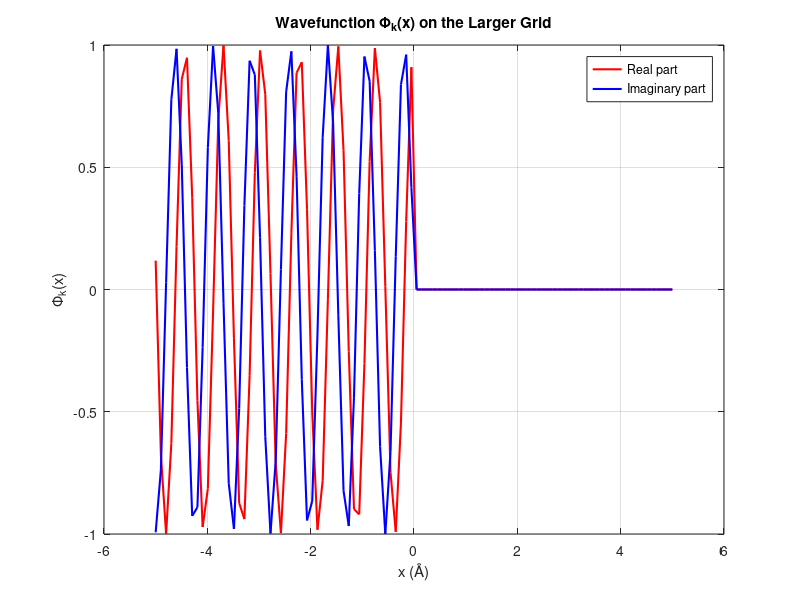

Source code (MATLAB): (Note: this script raises an error after producing the figure.)
% Step 1: Define appropriate units
recipunit = 1e10;   % 1 / m to Å^-1 conversion factor
hbar = 1.055e-34;   % Reduced Planck's constant in J.s
m_e = 9.11e-31;     % Mass of an electron in kg
ekinscale = hbar^2 / (2 * m_e); % Scale factor to convert k^2 to energy in Joules
E0 = 1.6e-19;      % Energy of electron (J)

% Calculate the wave vector k
k = sqrt((2 * m_e * E0) / (hbar^2));

% Convert ekinscale to eV (1 eV = 1.60218e-19 J)
ekinscale = ekinscale / 1.60218e-19; % Scale factor in eV

% Step 2: Define grid of points and energy bounds

% Define the limits of the barrier
x_min = 0;  % Minimum x' (Å)
x_max = 5;  % Maximum x' (Å)
dx = 0.1;   % Grid spacing (Å)

% Create a grid of points inside the barrier
x_grid = x_min:dx:x_max;  % Grid points

% Define energy bounds
E_a = 0;    % Lower bound of energy (eV)
E_b = 3;    % Upper bound of energy (eV)

% Display the grid and energy bounds
disp('Grid points:');
disp(x_grid);
disp(['Energy bounds: Ea = ', num2str(E_a), ' eV, Eb = ', num2str(E_b), ' eV']);



% Step 3: Define the spatial part of the incident plane wave

% Define the amplitude (arbitrarily chosen, can be 1 for simplicity)
A = 1;  

% Calculate the wave function for the incident plane wave
Phi_0_k = A * exp(1i * k * x_grid);  % Using complex exponential

% Display results
fprintf('Wave vector k: %.4e 1/Angstrom\n', k);
fprintf('Incident plane wave function (first 5 points):\n');
disp(Phi_0_k(1:5));

% Step 4: Define the perturbation by setting U0 and computing V(x)

% Define the height of the potential barrier (in eV)
U0 = 2;  % Height of the barrier

% Initialize the potential array V(x)
V = zeros(size(x_grid));  % Start with V(x) = 0 everywhere

% Set the potential inside the barrier
V(x_grid >= x_min & x_grid <= x_max) = U0; 

% Display results
fprintf('Potential V(x) (first 10 points):\n');
disp(V(1:10));  % Display the first 10 points of V(x)

% Step 5: Define the Green's function for all pairs of points inside the perturbation

% Initialize the Green's function matrix
G = zeros(length(x_grid), length(x_grid));

% Define the wave number for free space (outside the barrier)
k_free = sqrt(2 * m_e * E0 / hbar^2);  % Wave number for E0

% Define the wave number inside the barrier (complex if E < U0)
k_inside = sqrt(2 * m_e * (E0 - U0) / hbar^2);  % Wave number for E < U0

% Loop through all combinations of x and x' to compute G(x, x')
for i = 1:length(x_grid)
    for j = 1:length(x_grid)
        if x_grid(i) < x_min || x_grid(i) > x_max  % Outside the barrier
            % Green's function in free space
            G(i,j) = (1/(2*k_free)) * exp(1i*k_free*abs(x_grid(i)-x_grid(j)));
        elseif x_grid(i) >= x_min && x_grid(i) <= x_max  % Inside the barrier
            % Green's function in the barrier
            G(i,j) = (1/(2*k_inside)) * exp(1i*k_inside*abs(x_grid(i)-x_grid(j)));
        end
    end
end

% Display results
fprintf('Greens function G(x, x_prime) (first 10x10 block):\n');
disp(G(1:10, 1:10));  % Display the first 10x10 block of G(x, x')

% Step 6: Build the scattering matrix

% Define the number of points in the grid
n_points = length(x_grid); % Number of grid points

% Initialize the scattering matrix S with zeros
S = zeros(n_points); 

% Loop through all combinations of grid points to populate the scattering matrix
for i = 1:n_points
    for j = 1:n_points
        % Compute the scattering matrix using the Green's function
        % This is a simplistic representation; the actual relation may vary
        S(i, j) = G(i, j) * exp(-1i * k * abs(x_grid(i) - x_grid(j))); 
    end
end

% Display the scattering matrix
fprintf('Scattering matrix S (first 10x10 block):\n');
disp(S(1:10, 1:10));  % Display the first 10x10 block of the scattering matrix

% Step 7: Solve for the scattering eigenstate wavefunction Φ_k(x_i)

% Initialize the eigenstate wavefunction array
Phi_k = zeros(size(x_grid)); 

% Calculate the eigenstate wavefunction using the scattering matrix
for i = 1:n_points
    Phi_k(i) = sum(S(i, :) .* Phi_0_k); % Sum over all states with incident wavefunction
end

% Display results
fprintf('Scattering eigenstate wavefunction (first 10 points):\n');
disp(Phi_k(1:10));  % Display the first 10 points of the eigenstate wavefunction

% Step 8: Define a larger grid of points and compute the wavefunction

% Define a larger grid for x spanning from -x_max to x_max (including space outside the barrier)
x_large_grid = linspace(-x_max, x_max, 100);  % 100 points from -x_max to x_max

% Initialize the wavefunction array for the larger grid
Phi_k_large = zeros(size(x_large_grid));

% Compute the wavefunction at all points in the larger grid
for i = 1:length(x_large_grid)
    if x_large_grid(i) >= x_min && x_large_grid(i) <= x_max
        % Find the closest point in the original grid to use the scattering matrix S
        [~, idx] = min(abs(x_large_grid(i) - x_grid));  % Get the index of the closest point in x_grid
        Phi_k_large(i) = sum(S(idx, :) .* Phi_0_k);  % Use the closest point in the original grid
    else
        % Outside the barrier (free space)
        Phi_k_large(i) = exp(1i * k * x_large_grid(i));  % Free space wavefunction
    end
end

% Display the wavefunction on the larger grid (first 10 points)
fprintf('Wavefunction on the larger grid (first 10 points):\n');
disp(Phi_k_large(1:10));

% Step 9: Visualize the wavefunction

% Plot the wavefunction on the larger grid
figure;
plot(x_large_grid, real(Phi_k_large), 'r', 'LineWidth', 1.5);  % Plot the real part
hold on;
plot(x_large_grid, imag(Phi_k_large), 'b', 'LineWidth', 1.5);  % Plot the imaginary part
title('Wavefunction \Phi_k(x) on the Larger Grid');
xlabel('x (Å)');
ylabel('\Phi_k(x)');
legend('Real part', 'Imaginary part');
grid on;

% Step 10: Calculate the transmission and reflection coefficients

% Extract the transmitted part of the wavefunction (far right of the barrier)
Phi_transmitted = Phi_k_large(x_large_grid > x_max);

% Extract the reflected part of the wavefunction (far left of the barrier)
Phi_reflected = Phi_k_large(x_large_grid < x_min);

% Calculate the transmission coefficient (squared modulus of transmitted wave)
T = abs(Phi_transmitted(end))^2;

% Calculate the reflection coefficient (squared modulus of reflected wave)
R = abs(Phi_reflected(1))^2;

% Display results
fprintf('Transmission coefficient (T): %.4f\n', T);
fprintf('Reflection coefficient (R): %.4f\n', R);

% Step 11: Compute the Reflection and Transmission Coefficients

% Reflection coefficient (R): Compare the wavefunction in the negative x region (-x_max)
% with the incident plane wave (since it is reflected back)
reflected_wave = Phi_k_large(x_large_grid < 0);
incident_wave = exp(1i * k * x_large_grid(x_large_grid < 0));  % Free space incident wave

R = abs(sum(reflected_wave) / sum(incident_wave))^2;  % Reflection coefficient (magnitude squared)

% Transmission coefficient (T): Compare the wavefunction in the positive x region (+x_max)
% with the incident plane wave (since it is transmitted through the barrier)
transmitted_wave = Phi_k_large(x_large_grid > 0);
T = abs(sum(transmitted_wave) / sum(incident_wave))^2;  % Transmission coefficient (magnitude squared)

% Display reflection and transmission coefficients
fprintf('Reflection coefficient R: %.4f\n', R);
fprintf('Transmission coefficient T: %.4f\n', T);

% Step 12: Normalize the Wavefunction

% Compute the norm (integral of |Phi_k_large|^2 over all space)
norm_factor = sqrt(sum(abs(Phi_k_large).^2) * (x_large_grid(2) - x_large_grid(1)));  % Sum with spacing dx

% Normalize the wavefunction
Phi_k_large_normalized = Phi_k_large / norm_factor;

% Display normalized wavefunction (first 10 points)
fprintf('Normalized wavefunction (first 10 points):\n');
disp(Phi_k_large_normalized(1:10));

% Step 13: Plot the Potential and the Wavefunction

% Plot the potential V(x) across the entire grid
figure;
plot(x_large_grid, [zeros(1, length(x_large_grid(x_large_grid < x_min))) V zeros(1, length(x_large_grid(x_large_grid > x_max)))], 'r', 'LineWidth', 2);
hold on;

% Plot the real part of the wavefunction
plot(x_large_grid, real(Phi_k_large_normalized), 'b', 'LineWidth', 2);
hold on;

% Plot the imaginary part of the wavefunction
plot(x_large_grid, imag(Phi_k_large_normalized), 'g', 'LineWidth', 2);

% Labels and title
xlabel('x (Å)');
ylabel('Amplitude');
title('Potential Barrier and Normalized Wavefunction');
legend('Potential V(x)', 'Re(\Phi_k)', 'Im(\Phi_k)');
grid on;

% Display the plot
hold off;
